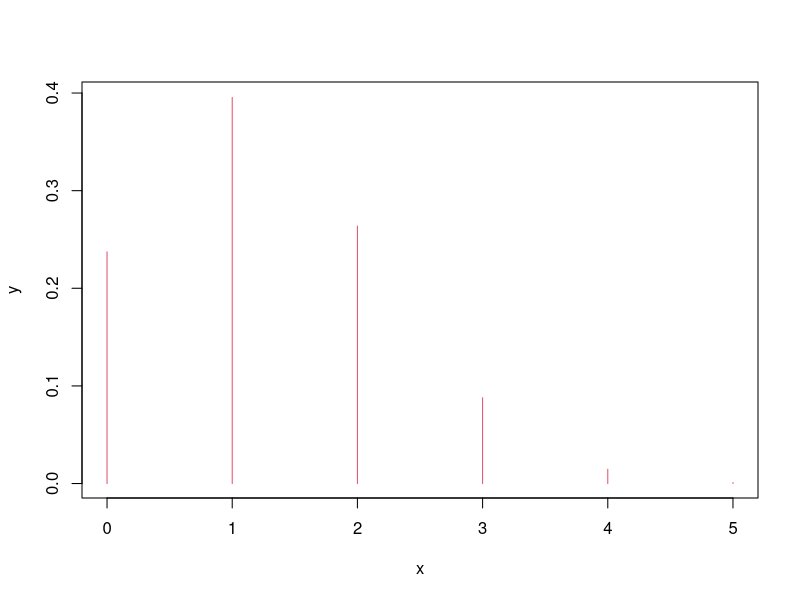
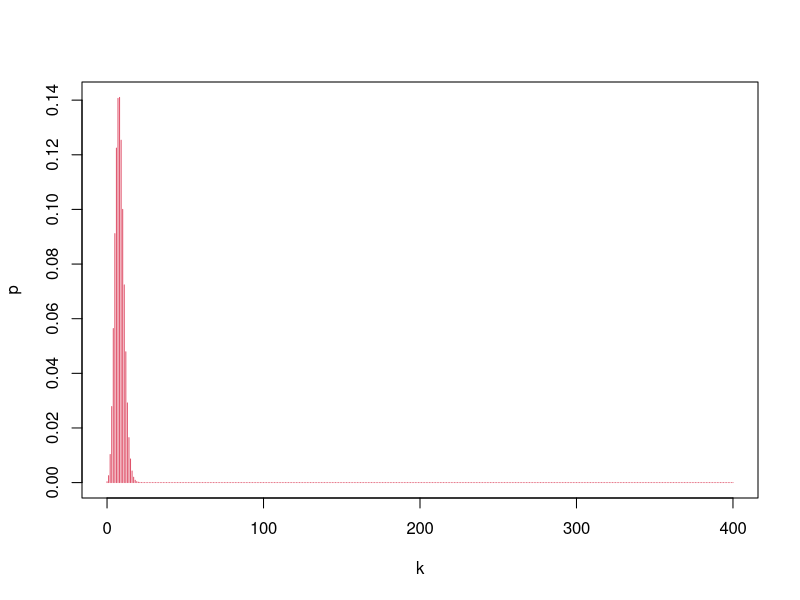
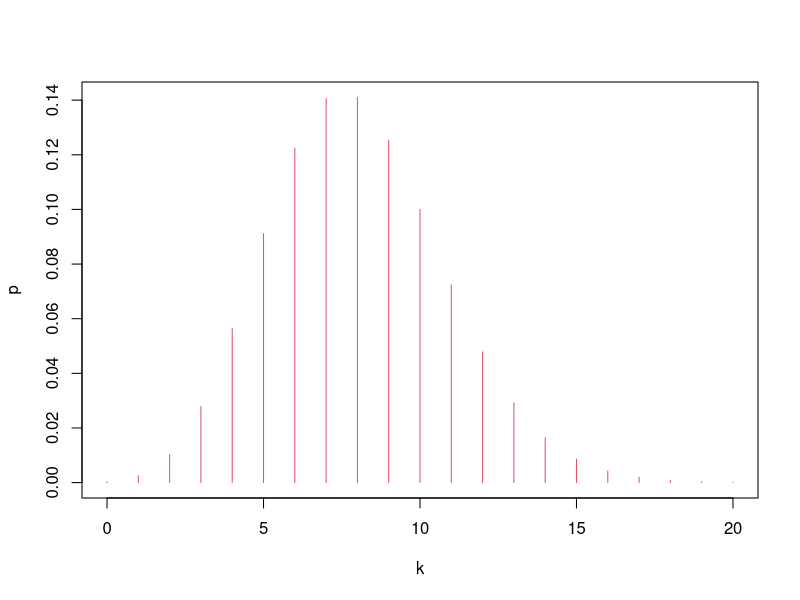
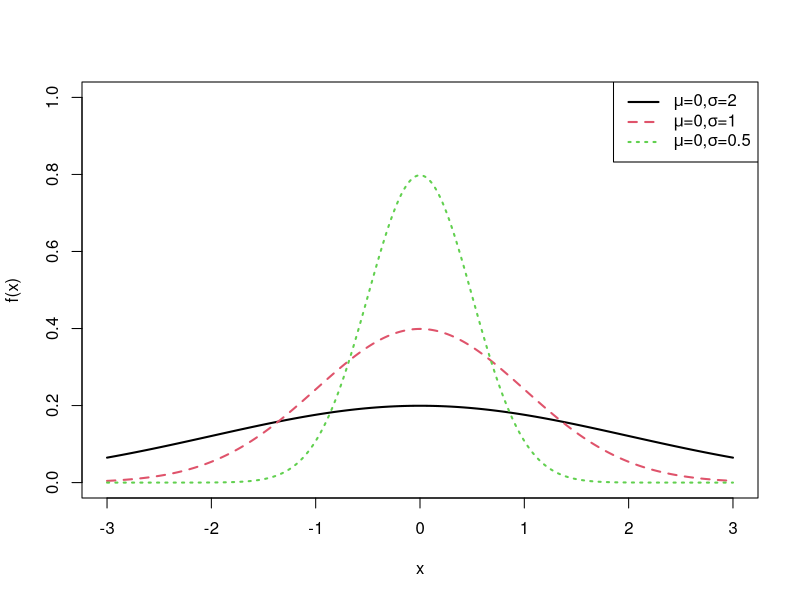
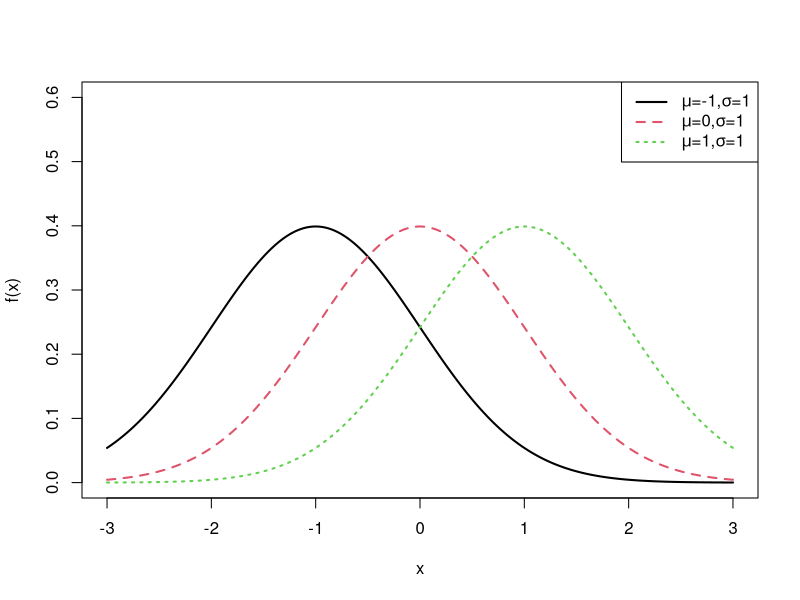
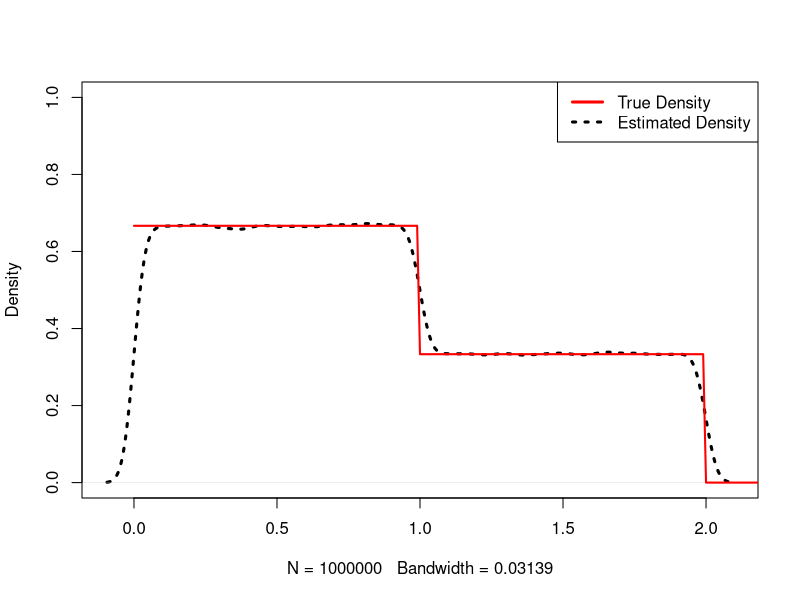
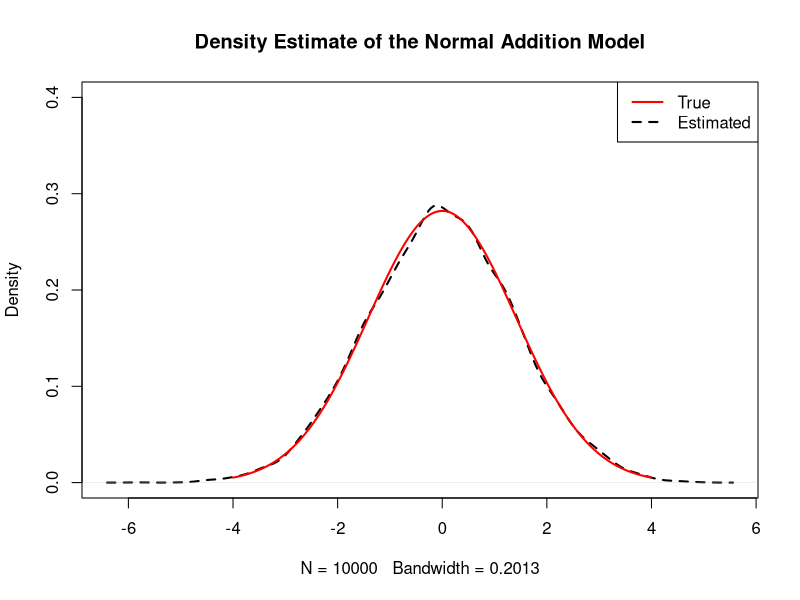
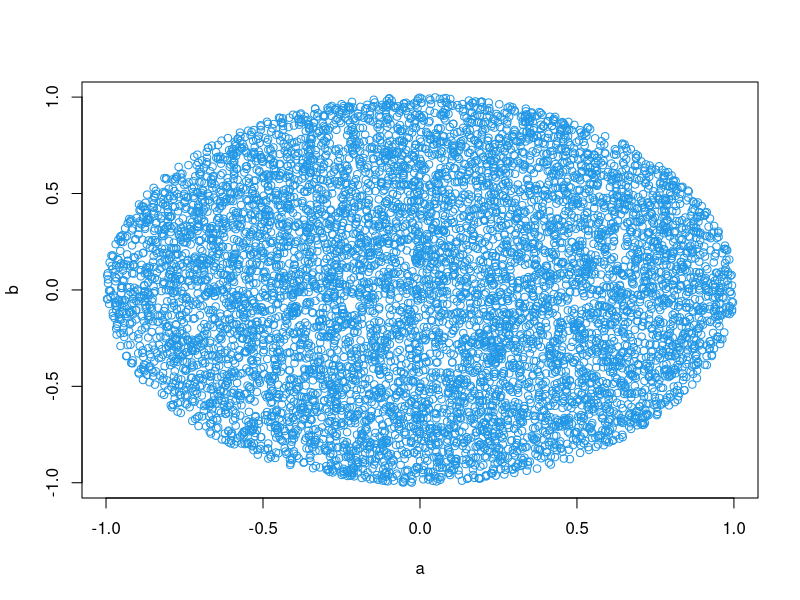

Here is the R script that generated these plots, in order:
## ---- chunk 1
knitr::opts_chunk$set(echo = TRUE)
## ---- chunk 2
integrate(function(x){x^2},0,2)$value
## ---- chunk 3
fxy = expression(2*x^2+y+3*x*y^2)
dxy = deriv(fxy, c("x", "y"), func = TRUE)
dxy(1,2)  
## ---- chunk 4
 dnorm(0)# density at a number 
 pnorm(1.28)# cumulative possibility 
 qnorm(0.95)#  quantile
 rnorm(10)# random numbers
## ---- chunk 5
 library(MASS)
 Sigma <- matrix(c(10,3,3,2),2,2)
 mvrnorm(n=20, rep(0, 2), Sigma)
## ---- chunk 6
pnorm(1.96,    0,1)
qnorm(0.025,    0,1)
pchisq(3.84,1,lower.tail=F)
mean(rchisq(10000,1)>3.84) #simulation 

## ---- chunk 7
seq(1,10,  2)
x=rep(1:3,6)
x
y=rep(1:3, each = 6)
y

x+y
x-y
x*y
x/y
x%*%y
## ---- chunk 8
x[c(2,3)]
x[-1]
x[x>2]
x[x==2]

# substitute 
x[x == 2] <- 0.5
x
## ---- chunk 9
matrix(1:10,2,5)
matrix(1:10,5,2)
a <- matrix(12:20,3,3)
a[2,]
a[,2]
a[-2,]
a[,-2]
a[2,1]=21
a 
## ---- chunk 10
a<-matrix(c(11,21,31,21,32,43,12,32,54),3,3)
solve(a)
det(a)
solve(a)*det(a)

t(a)
eigen(a)
## ---- chunk 11
name<-c('A','B','C')
chinese<-c(92,96,95)
math<-c(86, 85, 92)
score<-data.frame(name, chinese, math)
score
score[2]
score$math
## ---- chunk 12
sim<-10000
p<-numeric(sim)
# numeric=NULL
for (i in 1:sim){
  p[i]<-  abs(mean(rnorm(10,20,sqrt(3)))-mean(rnorm(15,20,sqrt(3))))<0.1
}

mean(p)
## ---- chunk 13
mean(replicate(10000,abs(mean(rnorm(10,20,sqrt(3)))-mean(rnorm(15,20,sqrt(3))))<0.1))

## ---- chunk 14
A<-matrix(rnorm(250000,  20,sqrt(3)),10000,25)
head(A)

f<-function(x)   {abs(mean(x[1:10])-mean(x[11:25]))}
# solve the mean by apply

mean(apply(A,1,f)>0.1)
## ---- chunk 15
 pnorm(0.1,0,sqrt(0.5))-pnorm(-0.1,0,sqrt(0.5))
## ---- chunk 16
choose(10,2)
# combn(10,2)
factorial(10)
prod(1:10)
 
## ---- chunk 17
a<-c(1,2,3,5,0,9)
which(a==min(a))

sum(a)
unique(a)
length(a)
min(a)
max(a)
all(c(3,4) %in% a)

## ---- chunk 18
f<-function(x){x^2-exp(x)} 
uniroot(f,c(-0.8,-0.6))  $root

f2<-function(x){abs(x^2-exp(x))} 
optimize   (f2,lower=-0.8,upper=-0.6)$minimum
## ---- chunk 19
badge<-1:10 
sim<-10000 
p<-numeric(sim) 

for (i in 1:sim){ a<-sample(badge,3,replace=F) 
p[i]<-sum(a)==9 }

mean(p)
## ---- chunk 20
Tangyuan<-c(rep('A',8),rep('B',8),rep('C',8))
sim<-10000
p<-numeric(sim)
# how to do it according to the condition
for (i in 1:sim){
  a<-sample(Tangyuan,24,replace=F)
  p[i]<-(length(unique(a[1:6]))==3)&(length(unique(a[7:12]))==3)&(length(unique(a[13:18]))==3)&(length(unique(a[19:24]))==3)
}
mean(p)
## ---- chunk 21
box1<-c(rep('white',5), rep("black",11), rep('red',8))
box2<-c(rep('white',10), rep("black",8), rep('red',6))
sim<-10000
p<-numeric(sim)

for (i in 1:sim){
  a<-sample(box1, 1)
  b<-sample(box2, 1)
  p[i]<- a==b
}
mean(p)
 
## ---- chunk 22
box<-c(rep("white",4),rep("red",2))
sim<-10000
t<-numeric(sim)

for (i in 1:sim){
  a<-sample(box, 2 ,replace=T)
  #  there are two white balls
  t[i]<-length(a[a=="white"])==2
}
mean(t)

## ---- chunk 23
n<-30
sim<-10000
t<-numeric(sim)

for (i in 1:sim){
  a<-sample(1:365, n, replace=T)
  t[i]<-n-length(unique(a))
}
1-mean(t==0)
 

#  probability
1-prod(365:(365-30+1))/365^30

## ---- chunk 24
x<-0:5
y<-dbinom(x,5,1/4)
plot(x,y,col=2,type='h')
## ---- chunk 25
k<-0:400
p<-dbinom(k,400,0.02)
plot(k,p,type='h',col=2)
plot(k,p,type='h',col=2,xlim=c(0,20))

dbinom(7,400,0.02)
dbinom(8,400,0.02)
## ---- chunk 26
integrate(dexp,rate=1/2000,1000,Inf)$value
 
f<-function(x){dexp(x,rate=1/2000)}
integrate(f,1000,Inf) $value
 
1-pexp(1000,rate=1/2000)
 
mean(rexp(10000,rate=1/2000)>1000)
## ---- chunk 27
x<-seq(-3,3,0.01)
plot(x, dnorm(x,mean=0, sd=2),type="l",xlab="x",ylab = "f(x)", col=1,lwd=2,ylim=c(0,1))   #density function

lines(x, dnorm(x,mean=0, sd=1),lty=2, col=2,lwd=2)

lines(x, dnorm(x,mean=0, sd=0.5), lty=3,col=3,lwd=2)

exbeta<-c(expression(paste(mu,"=0,", sigma,"=2")), expression(paste(mu,"=0,",sigma,"=1")), expression(paste(mu,"=0,", sigma,"=0.5")))
legend("topright", exbeta, lty = c(1, 2,3),col=c(1,2,3),lwd=2)
## ---- chunk 28
x<-seq(-3,3,0.01)
plot(x, dnorm(x,mean=-1, sd=1),type="l",xlab="x",ylab = "f(x)", col=1,lwd=2,ylim=c(0,0.6))
lines(x, dnorm(x,mean=0, sd=1),lty=2, col=2,lwd=2)
lines(x, dnorm(x,mean=1, sd=1), lty=3,col=3,lwd=2)
exbeta<-c(expression(paste(mu,"=-1,", sigma,"=1")), expression(paste(mu,"=0,",sigma,"=1")), expression(paste(mu,"=1,", sigma,"=1")))
legend("topright", exbeta, lty = c(1, 2,3),col=c(1,2,3),lwd=2)
## ---- chunk 29
sigma<-1
repeat{
sigma<-sigma+0.01
if (pnorm(200,160,sigma)-pnorm(120,160,sigma)<0.80) break
}
sigma
# alternative 
sigma<-1
while( pnorm(200,160,sigma)-pnorm(120,160,sigma)>=0.80){sigma<-sigma+0.01}
sigma
## ---- chunk 30
x<-c(-1,0,1,2,2.5)
weight<-c(0.2,0.1,0.1,0.3,0.3)
toss<-sample(x,10000,replace=T,weight)
table(toss^2)/length(toss^2)

table(2*toss)/length(2*toss)
## ---- chunk 31
x <- seq(0,5,0.01)
truth<-rep(0,length(x))
truth[0<=x&x<1]<-2/3
truth[1<=x&x<2]<-1/3

plot(density(abs(runif(1000000,-1,2))),main=NA, ylim=c(0,1),lwd=3,lty=3)

lines(x,truth,col="red",lwd=2)
legend("topright",c("True Density","Estimated Density"), col=c("red","black"),lwd=3,lty=c(1,3))
## ---- chunk 32
p<-function(x,y) {
sim<-10000
t<-numeric(sim)
for (i in 1:sim) {
a<-sample(1:4,1)
b<-sample(1:a,1)
t[i]<-(a==x)&(b==y) }
mean(t)
}
PF<-matrix(0,4,4)
for (i in 1:4) {
for (j in 1:4) {
PF[i,j]<-p(i, j) } }
PF
apply(PF,1,sum)
apply(PF,2,sum)
## ---- chunk 33
x<-sample(1:4, 10000, replace=T, prob=c(1/4, 1/4, 1/4, 1/4))
y<-numeric(10000)
for(i in 1:10000) {
if(x[i]==1) {y[i]<-sample(1:4,1,replace=T, prob=c(1,0,0,0))}
if(x[i]==2) {y[i]<-sample(1:4,1,replace=T, prob=c(1/2,1/2,0,0))}
if(x[i]==3) {y[i]<-sample(1:4,1,replace=T, prob=c(1/3,1/3,1/3,0))}
if(x[i]==4) {y[i]<-sample(1:4,1,replace=T, prob=c(1/4,1/4,1/4,1/4))}
}
z1<-x+y
table(z1)/length(z1)
z2<-x*y
table(z2)/length(z2)
z3<-pmax(x,y)
table(z3)/length(z3)

z4<-x/y
table(z4)/length(z4)
## ---- chunk 34
Z<-function(n){
x<-seq(-4,4,0.01)
truth<-dnorm(x,0,sqrt(2))

plot(density(rnorm(n)+rnorm(n)),main="Density Estimate of the Normal Addition Model",ylim=c(0,0.4),lwd=2,lty=2)

lines(x,truth,col="red",lwd=2)
legend("topright",c("True","Estimated"),col=c("red","black"),lwd=2,lty=c(1,2))
}

Z(10000)
## ---- chunk 35
x<-runif(10000,-1,1)
y<-runif(10000,-1,1)

a<-x[x^2+y^2<=1]
b<-y[x^2+y^2<=1]
plot(a,b,col=4)
## ---- chunk 36
a<-3
b<-1
x<-runif(10000,-a,a)
y<-runif(10000,-b,b)
x1<-x[x^2/a^2+y^2/b^2<=1]
y1<-y[x^2/a^2+y^2/b^2<=1]
plot(x1,y1,col=3)
## ---- chunk 37
sim<-10000
t<-numeric(sim)

for (i in 1:sim) {
Y<-1500
X<-rexp(1,rate=1/10)

Y[1<X&X<=2]<-2000
Y[2<X&X<=3]<-2500
Y[3<X]<-3000
t[i]<-Y
}

mean(t)
## ---- chunk 38
###Central Limit Theorem for Expotential distribution
layout(matrix(c(1,3,2,4 ),ncol=2))
r<-1000
lambda<-1/100

for (n in c(1,5,10,30)){
mu<-1/lambda
xbar<-numeric(r)
sxbar<-1/(sqrt(n)*lambda)

for(i in 1:r){
xbar[i]<-mean(rexp(n,rate=lambda))
}

hist(xbar,prob=T,main=paste('SampDist.Xbar,n=',n),col=gray(.8))
Npdf<-dnorm(seq(mu-3*sxbar,mu+3*sxbar,0.01),mu,sxbar)
lines(seq(mu-3*sxbar,mu+3*sxbar,0.01),Npdf,lty=2,col=2)
box()
}
## ---- chunk 39
#####The central limit theorem for uniform distribution
layout(matrix(c(1,3,2,4),ncol=2))
r<-10000
mu<-5
sigma<-10/sqrt(12)
for (n in c(1,5,10,30)){
xbar<-numeric(r)
sxbar<-sigma/sqrt(n)
for (i in 1:r){
xbar[i]<-mean(runif(n,0,10))}
hist(xbar,prob=T,main=paste('SampDist.Xbar,n=',n),col=gray(0.8),ylim=c(0,1/(sqrt(1*pi)*sxbar)))
XX<-seq(mu-3*sxbar,mu+3*sxbar,0.01)
Npdf<-dnorm(XX,mu,sxbar)
lines(XX,Npdf,lty=2,col=2)
box()}
## ---- chunk 40
N <- 5000
set.seed(123) 

x <- sample(1:10, N,    replace = T)
s <- cumsum(x)    
r.avg <- s/(1:N)

options(scipen = 10)  

plot(r.avg, ylim=c(1, 10), type = "l", xlab = "Observations"
     ,ylab = "Probability", lwd = 2)
lines(c(0,N), c(5.5,5.5),col="red", lwd = 2)
## ---- chunk 41
x<-c(-2,-1.2,1.5,2.3,3.5)
plot(ecdf(x),col=2)
abline(v=0,col=3)
## ---- chunk 42
A<-matrix(rnorm(30000,2,3),10000,3)
mean(apply(A,1,mean)>3)
## ---- chunk 43
sample<-c(1.38, 3.96, -0.16, 8.12, 6.30, 2.61, -1.35, 0.03, 3.94, 1.11)
n<-length(sample)
muhat<-mean(sample)
sigsqhat<-sum((sample-muhat)^2)/n
muhat
sigsqhat

loglike<-function(theta){
a<--n/2*log(2*pi)-n/2*log(theta[2])-sum((sample-theta[1])^2)/(2*theta[2])
return(-a)
}
optim(c(2,2),loglike,method="BFGS")$par
## ---- chunk 44
n<-30
x<-seq(-6,6,0.01)
y<-seq(-6,6,1)

Truth<-df(x,1,n)

plot(density(rt(10000,n)^2),main="PDF",ylim=c(0,1),lty=2,xlim=c(-6,6)) #simulation 

lines(x, dt(x,n), col=3) #t dist
 
lines(x, dchisq(x,2), col=4) #chisq dist
 
lines(x,Truth,col=2) #f dist
abline (v=0 ,col=7)  

 
points(y,dbinom(y, size=12, prob=0.2),col=1) #binomial dist
points(y,dpois(y, 6),col=2) #poisson dist

lines(y,dunif(-6:6,min=-6,max=6 ),col=5) #uniform

 
